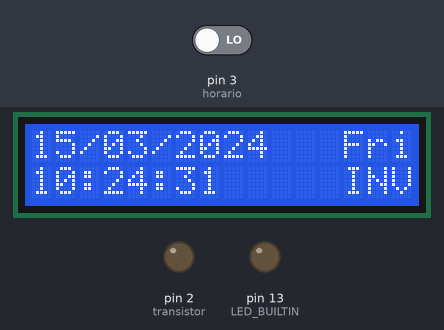
Bench run of a sketch on a simulated Arduino Uno, built with avr-gcc and run on an emulated ATmega328P. Parts: 16×2 character LCD, output pins drawn as LEDs (lit = HIGH). Inputs (shaded band) come from the test bench; at power-on: pin 3 (horario) LOW. The local clock reads 2024-03-15 10:24:30 at power-on unless the sketch sets it.

Above: at 1.2 s.
1.3 s: pin 3 (horario) driven HIGH
At 2.6 s:
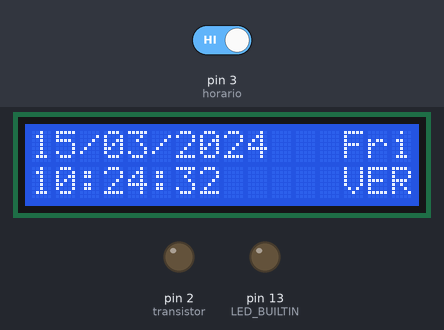
4.3 s: pin 3 (horario) driven LOW
At 5.8 s:
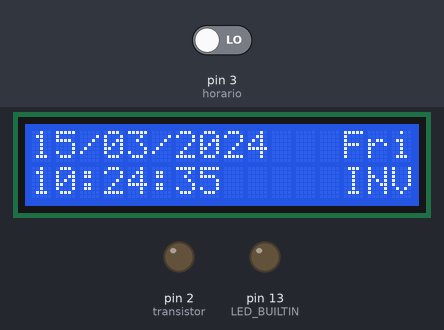
6.5 s: pin 3 (horario) driven HIGH
At 7.6 s:
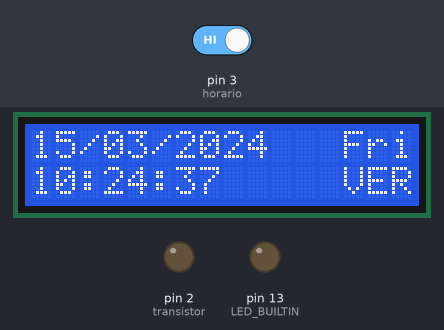
Timing chart, 0 to 9.5 s (numbered marks = the images above; inputs shaded):
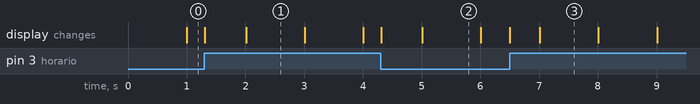

The sketch:

DS3231.ino
```cpp
/***************************************************
 * Programa para automatizar el timbre que marca   *
 * el inicio y fin de cada periodo de secundaria   *
 * en Colegio Americano del Pacifico               *
 ***************************************************
 * Autor: M en C Luis Enrique Ramos Maldonado      *
 ***************************************************
 * Circuito y codigo pueden ser vistos/descargados en:
 *  https://github.com/ramosluis/Timbre-CAP
 *  Libreria RTC:
 *  http://www.RinkyDinkElectronics.com/
 */

// Importar libreria de RTC y LCD
#include <DS3231.h>
#include <LiquidCrystal.h>

// Inicializar RTC via I2C
DS3231  rtc(SDA, SCL);

// Definir pines de entrada y salida
#define horario 3  // switch para cambiar entre horario de verano e invierno
#define transistor 2  // transistor que hace que conmute el relevador que activa el timbre
#define boton_manual   // boton para activar el timbre manualmente

// Inicializar la libreria LCD con los pines de interfaz definidos anteriormente
LiquidCrystal lcd(9, 8, 7, 6, 5, 4);

int currentHour, currentMinute, currentSecond;
String currentTime = "", dayWeek = "";

void setup()
{
  pinMode(LED_BUILTIN, OUTPUT);
  pinMode(transistor, OUTPUT);
  pinMode(horario, INPUT);

  // Definir el numbero de filas y columnas del LCD:
  lcd.begin(16, 2);

  // Setup Serial connection >>>> DEBUG ONLY
  // Serial.begin(115200);

  // Initialize the rtc object
  rtc.begin();

  // The following lines can be uncommented to set the date and time
//  rtc.setDOW(FRIDAY);     // Set Day-of-Week to SUNDAY
//  rtc.setTime(14, 59, 55);     // Set the time to 12:00:00 (24hr format)
//  rtc.setDate(1, 2, 2017);   // Set the date to January 1st, 2014
}

void loop()
{
  lcd.setCursor(0,0);

  // si el dia, mes, hora o segundo estan en un solo digito, ie < 10
  // agregamos un cero antes de ese digito para mantener consistente
  // la salida a la pantalla LCD

  // imprimir fecha en formato dd/mm/yyyy
  lcd.print(rtc.getDateStr(FORMAT_LONG,FORMAT_LITTLEENDIAN,'/')); //dd.mm.yyyy

  lcd.setCursor(13,0);

  // imprimir dia de la semana
  dayWeek = rtc.getDOWStr(FORMAT_SHORT);
  lcd.print(dayWeek);

  // imprimir hora
  lcd.setCursor(0,1);
  currentTime = rtc.getTimeStr();
  currentHour = currentTime.substring(0,2).toInt();
  currentMinute = currentTime.substring(3,5).toInt();
  currentSecond = currentTime.substring(6,8).toInt();

  if (currentHour < 10)
    lcd.print(0);
  lcd.print(currentHour);
  lcd.print(":");
  if (currentMinute < 10)
    lcd.print(0);
  lcd.print(currentMinute);
  lcd.print(":");
  if (currentSecond < 10)
    lcd.print(0);
  lcd.print(currentSecond);

  // si el switch esta encendido, se usa el horario de verano
  if (digitalRead(horario) == HIGH)
  {
    // imprimir que se esta usando el horario de verano
    lcd.setCursor(13,1);
    lcd.print("VER");

    // encender y apagar alarma dependiendo del horario o si se presiona un boton
    if ( (dayWeek == "Mon" ||
    dayWeek == "Tue" ||
    dayWeek == "Wed" ||
    dayWeek == "Thu" ||
    dayWeek == "Fri") &&
    (currentSecond >= 0 && currentSecond < 5) &&
    ( (currentHour == 7 && (currentMinute == 0 || currentMinute == 50)) ||
    (currentHour == 8 && currentMinute == 40) ||
    (currentHour == 9 && (currentMinute == 30 || currentMinute == 45)) ||
    (currentHour == 10 && currentMinute == 35) ||
    (currentHour == 11 && currentMinute == 20) ||
    (currentHour == 12 && (currentMinute == 10 || currentMinute == 25)) ||
    (currentHour == 13 && currentMinute == 15) ||
    (currentHour == 14 && (currentMinute == 0 || currentMinute == 50)) ||
    (currentHour == 15 && currentMinute == 10) ) )
    {
      digitalWrite(LED_BUILTIN, HIGH);
      digitalWrite(transistor, HIGH);
    }
    else
    {
      digitalWrite(LED_BUILTIN, LOW);
      digitalWrite(transistor, LOW);
    }
  }
  else
  {
    lcd.setCursor(13,1);
    lcd.print("INV");

    // encender y apagar alarma dependiendo del horario o si se presiona un boton
    if ( (dayWeek == "Mon" ||
    dayWeek == "Tue" ||
    dayWeek == "Wed" ||
    dayWeek == "Thu" ||
    dayWeek == "Fri") &&
    (currentSecond >= 0 && currentSecond < 5) &&
    ( (currentHour == 7 && currentMinute == 30) ||
    (currentHour == 8 && currentMinute == 15) ||
    (currentHour == 9 && (currentMinute == 0 || currentMinute == 45)) ||
    (currentHour == 10 && (currentMinute == 0 || currentMinute == 40)) ||
    (currentHour == 11 && currentMinute == 25) ||
    (currentHour == 12 && (currentMinute == 10 || currentMinute == 25)) ||
    (currentHour == 13 && currentMinute == 15) ||
    (currentHour == 14 && (currentMinute == 0 || currentMinute == 50)) ||
    (currentHour == 15 && currentMinute == 10) ) )
    {
      digitalWrite(LED_BUILTIN, HIGH);
      digitalWrite(transistor, HIGH);
    }
    else
    {
      digitalWrite(LED_BUILTIN, LOW);
      digitalWrite(transistor, LOW);
    }
  }
  // reinicia LCD para que no se congele durante horas de oficina
  if ( (currentHour == 6 || currentHour == 10 || currentHour == 14) && currentMinute == 59 && currentSecond == 59)
  {
    lcd.clear();
    lcd.begin(16, 2);
  }
  // delay (500);
}
```

Measured:
- after the input at 1.3 s, the display: first changes at once (image 1 shows a later state)
- after the input at 4.3 s, the display: first changes at once (image 2 shows a later state)
- after the input at 6.5 s, the display: first changes at once (image 3 shows a later state)
- what the display in image 1 shows lasts 1.0 s, from 2.0 s to 3.0 s
